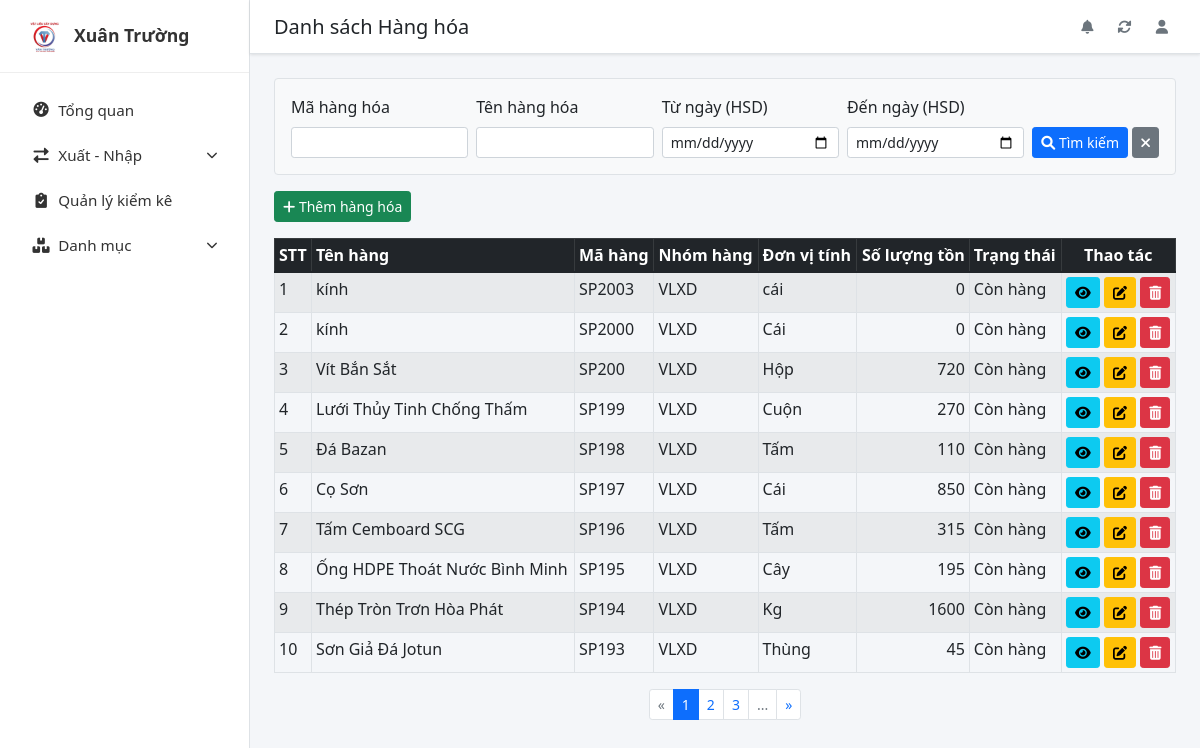
/app/hanghoa/, run on the app's committed database.
### cuoiky/models.py (models this page shows, shortened)
class HangHoa(models.Model):
    ma_hang = models.CharField(max_length=50, primary_key=True, verbose_name="Mã hàng")
    ten_hang = models.CharField(max_length=255, verbose_name="Tên hàng")
    nhom_hang = models.CharField(max_length=100, verbose_name="Nhóm hàng")
    url_image = models.ImageField(upload_to='images/hanghoa/', blank=True, null=True, verbose_name="Ảnh sản phẩm")
    don_vi_tinh = models.CharField(max_length=50, verbose_name="Đơn vị tính")
    han_su_dung = models.DateField(blank=True, null=True, verbose_name="Hạn sử dụng")
    mo_ta = models.TextField(blank=True, null=True, verbose_name="Mô tả")
    so_luong_he_thong = models.PositiveIntegerField(default=0, verbose_name="Số lượng hệ thống")
    tinh_trang = models.CharField(
        max_length=50,
        choices=TINH_TRANG_TONKHO_CHOICES,
        default='CON_HANG',
        verbose_name="Tình trạng tồn cuoiky"
    )
    class Meta:
        verbose_name = "Hàng Hóa"
        verbose_name_plural = "Hàng Hóa"
        ordering = ['ten_hang']

### cuoiky/views.py (the view)
# urls.py: path('hanghoa/', views.HangHoaListView.as_view(), name='hanghoa-list'),
class HangHoaListView(generic.ListView):
    model = HangHoa
    template_name = 'cuoiky/hanghoa_list.html' # Đổi tên template
    context_object_name = 'hanghoa_list'          # Đổi tên biến context
    paginate_by = 10 # Hoặc số lượng bạn muốn
    def get_queryset(self):
        queryset = super().get_queryset()
        queryset = super().get_queryset().order_by('-ma_hang')
        query_ma = self.request.GET.get('ma_hang')
        query_ten = self.request.GET.get('ten_hang')
        query_date_from = self.request.GET.get('tu_ngay')
        query_date_to = self.request.GET.get('den_ngay')
        if query_ma:
            queryset = queryset.filter(ma_hang__icontains=query_ma)
        if query_ten:
            queryset = queryset.filter(ten_hang__icontains=query_ten)
        if query_date_from:
            queryset = queryset.filter(han_su_dung__gte=query_date_from)
        if query_date_to:
            queryset = queryset.filter(han_su_dung__lte=query_date_to)
        return queryset
    def get_context_data(self, **kwargs):
        context = super().get_context_data(**kwargs)
        search_params = self.request.GET.copy()
        if 'page' in search_params:
            del search_params['page']
        context['search_params'] = search_params.urlencode()
        context['request'] = self.request # Truyền request vào context để lấy GET params trong template
        return context

### cuoiky/templates/cuoiky/hanghoa_list.html (shortened to what this page needs)
{% extends 'cuoiky/base.html' %}
{% load static %}
{% block page_title %}Danh sách Hàng hóa{% endblock %}
{% block content %}
<form method="get" action="{% url 'hanghoa-list' %}" class="mb-3 p-3 bg-light border rounded">
    <div class="row g-2 align-items-end">
        <div class="col-md">
            <label for="ma_hang" class="form-label form-label-sm">Mã hàng hóa</label>
            <input type="text" name="ma_hang" id="ma_hang" class="form-control form-control-sm"
                   value="{{ request.GET.ma_hang|default:'' }}">
        </div>
        <div class="col-md">
            <label for="ten_hang" class="form-label form-label-sm">Tên hàng hóa</label>
            <input type="text" name="ten_hang" id="ten_hang" class="form-control form-control-sm"
                   value="{{ request.GET.ten_hang|default:'' }}">
        </div>
        <div class="col-md">
            <label for="tu_ngay" class="form-label form-label-sm">Từ ngày (HSD)</label>
            <input type="date" name="tu_ngay" id="tu_ngay" class="form-control form-control-sm"
                   value="{{ request.GET.tu_ngay|default:'' }}">
        </div>
        <div class="col-md">
            <label for="den_ngay" class="form-label form-label-sm">Đến ngày (HSD)</label>
            <input type="date" name="den_ngay" id="den_ngay" class="form-control form-control-sm"
                   value="{{ request.GET.den_ngay|default:'' }}">
        </div>
        <div class="col-auto">
            <button type="submit" class="btn btn-primary btn-sm">
                <i class="fas fa-search"></i> Tìm kiếm
            </button>
            <a href="{% url 'hanghoa-list' %}" class="btn btn-secondary btn-sm" title="Xóa bộ lọc">
                <i class="fas fa-times"></i>
            </a>
        </div>
    </div>
</form>
<div class="mb-3">
    <a href="{% url 'hanghoa-create' %}" class="btn btn-success btn-sm">
        <i class="fas fa-plus"></i> Thêm hàng hóa
    </a>
</div>
<div class="table-responsive">
    <table class="table table-striped table-bordered table-hover table-sm">
        <thead class="table-dark">
            <tr>
                <th>STT</th>
                <th>Tên hàng</th>
                <th>Mã hàng</th>
                <th>Nhóm hàng</th>
                <th>Đơn vị tính</th>
                <th class="text-end">Số lượng tồn</th>
                <th>Trạng thái</th>
                <th class="text-center">Thao tác</th>
            </tr>
        </thead>
        <tbody>
            {% for hh in hanghoa_list %}
            <tr data-ma-hang="{{ hh.ma_hang }}" data-ten-hang="{{ hh.ten_hang }}">
                <td>{{ page_obj.start_index|add:forloop.counter0 }}</td>
                <td>{{ hh.ten_hang }}</td>
                <td>{{ hh.ma_hang }}</td>
                <td>{{ hh.nhom_hang }}</td>
                <td>{{ hh.don_vi_tinh }}</td>
                <td class="text-end">{{ hh.so_luong_he_thong }}</td>
                <td>{{ hh.get_tinh_trang_display }}</td>
                <td class="text-center">
                    <a href="{% url 'hanghoa-detail' ma_hang=hh.ma_hang %}" class="btn btn-sm btn-info"
                       title="Xem"><i class="fas fa-eye"></i></a>
                    <a href="{% url 'hanghoa-update' ma_hang=hh.ma_hang %}" class="btn btn-sm btn-warning"
                       title="Sửa"><i class="fas fa-edit"></i></a>
                    <button type="button" class="btn btn-sm btn-danger delete-btn" title="Xóa"
                            data-bs-toggle="modal" data-bs-target="#deleteModal"
                            data-ma-hang="{{ hh.ma_hang }}" data-ten-hang="{{ hh.ten_hang }}">
                        <i class="fas fa-trash-alt"></i>
                    </button>
                </td>
            </tr>
            {% empty %}
            <tr>
                <td colspan="8" class="text-center">Không có hàng hóa nào phù hợp.</td>
            </tr>
            {% endfor %}
        </tbody>
    </table>
</div>
{% if is_paginated %}
    <nav aria-label="Page navigation">
        <ul class="pagination pagination-sm justify-content-center">
            {% if page_obj.has_previous %}
                <li class="page-item">
                    <a class="page-link" href="?page={{ page_obj.previous_page_number }}&{{ request.GET.urlencode }}"
                       aria-label="Previous">
                        <span aria-hidden="true">&laquo;</span>
                    </a>
                </li>
            {% else %}
                <li class="page-item disabled"><span class="page-link">&laquo;</span></li>
            {% endif %}
            {% for i in paginator.page_range %}
                {% if i > page_obj.number|add:'-3' and i < page_obj.number|add:'3' %}
                    {% if page_obj.number == i %}
                        <li class="page-item active" aria-current="page"><span class="page-link">{{ i }}</span></li>
                    {% else %}
                        <li class="page-item"><a class="page-link"
                                                  href="?page={{ i }}&{{ request.GET.urlencode }}">{{ i }}</a></li>
                    {% endif %}
                {% elif i == paginator.num_pages or i == 1 or i == page_obj.number|add:'-3' == 1 or i == page_obj.number|add:'3' == paginator.num_pages %}
                    {% if i != page_obj.number|add:'-3' and i != page_obj.number|add:'3' %}
                        <li class="page-item disabled"><span class="page-link">...</span></li>
                    {% endif %}
                {% endif %}
            {% endfor %}
            {% if page_obj.has_next %}
                <li class="page-item">
                    <a class="page-link" href="?page={{ page_obj.next_page_number }}&{{ request.GET.urlencode }}"
                       aria-label="Next">
                        <span aria-hidden="true">&raquo;</span>
                    </a>
                </li>
            {% else %}
                <li class="page-item disabled"><span class="page-link">&raquo;</span></li>
            {% endif %}
        </ul>
    </nav>
{% endif %}
{% endblock %}

### cuoiky/templates/cuoiky/base.html (style rules this page uses)
body { display: flex; min-height: 100vh; background-color: #f4f6f9; }

### data on the page
HangHoa: start_index|add "1", ten_hang "kính", ma_hang "SP2003", nhom_hang "VLXD", don_vi_tinh "cái", so_luong_he_thong "0", tinh_trang "Còn hàng"
HangHoa: start_index|add "2", ten_hang "kính", ma_hang "SP2000", nhom_hang "VLXD", don_vi_tinh "Cái", so_luong_he_thong "0", tinh_trang "Còn hàng"
HangHoa: start_index|add "3", ten_hang "Vít Bắn Sắt", ma_hang "SP200", nhom_hang "VLXD", don_vi_tinh "Hộp", so_luong_he_thong "720", tinh_trang "Còn hàng"
HangHoa: start_index|add "4", ten_hang "Lưới Thủy Tinh Chống Thấm", ma_hang "SP199", nhom_hang "VLXD", don_vi_tinh "Cuộn", so_luong_he_thong "270", tinh_trang "Còn hàng"
HangHoa: start_index|add "5", ten_hang "Đá Bazan", ma_hang "SP198", nhom_hang "VLXD", don_vi_tinh "Tấm", so_luong_he_thong "110", tinh_trang "Còn hàng"
HangHoa: start_index|add "6", ten_hang "Cọ Sơn", ma_hang "SP197", nhom_hang "VLXD", don_vi_tinh "Cái", so_luong_he_thong "850", tinh_trang "Còn hàng"
HangHoa: start_index|add "7", ten_hang "Tấm Cemboard SCG", ma_hang "SP196", nhom_hang "VLXD", don_vi_tinh "Tấm", so_luong_he_thong "315", tinh_trang "Còn hàng"
HangHoa: start_index|add "8", ten_hang "Ống HDPE Thoát Nước Bình Minh", ma_hang "SP195", nhom_hang "VLXD", don_vi_tinh "Cây", so_luong_he_thong "195", tinh_trang "Còn hàng"
HangHoa: start_index|add "9", ten_hang "Thép Tròn Trơn Hòa Phát", ma_hang "SP194", nhom_hang "VLXD", don_vi_tinh "Kg", so_luong_he_thong "1600", tinh_trang "Còn hàng"
HangHoa: start_index|add "10", ten_hang "Sơn Giả Đá Jotun", ma_hang "SP193", nhom_hang "VLXD", don_vi_tinh "Thùng", so_luong_he_thong "45", tinh_trang "Còn hàng"

### other printed values
{{ i }} "1"
{{ i }} "2" "3"
